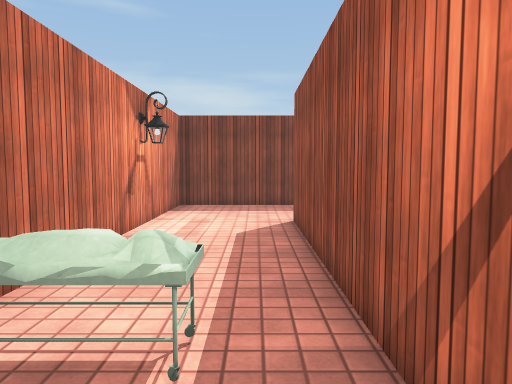
view 1 (above)

16 first-person views from a walk through a scene from a Unity 3-D project. The camera is 1.3 m above the floor, tilts 4° down and sees 70° across. The floor is counted in squares, 1 m on a side. Each view is taken from the middle of a square. On the plan, view 1 faces up. The plan holds only what a view shows up to about 15 squares ahead; the rest is blank. The player character is not drawn. Some surface patterns are stand-ins.

view 2
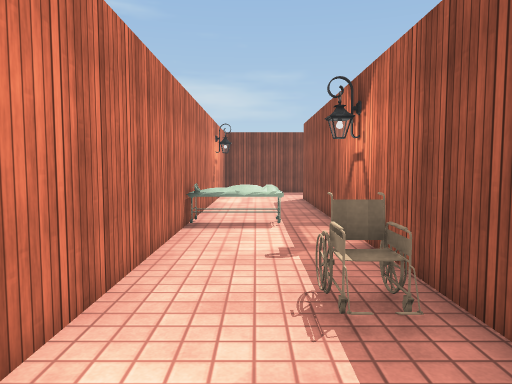

view 3
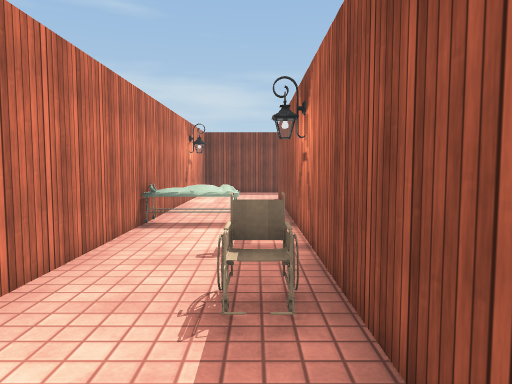

view 4
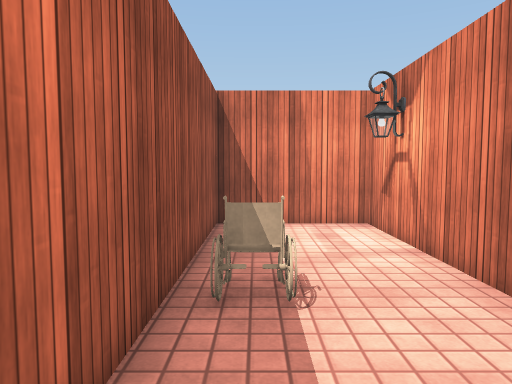

view 5
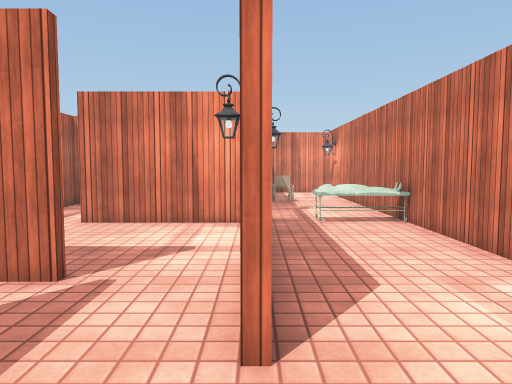

view 6
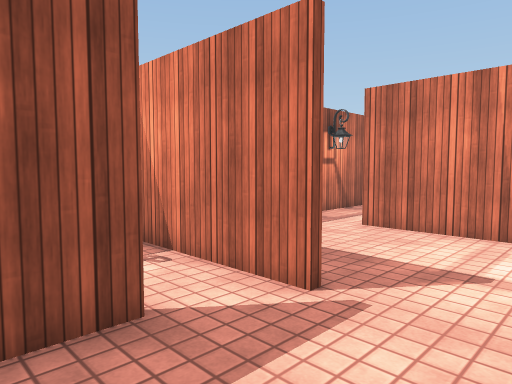

view 7
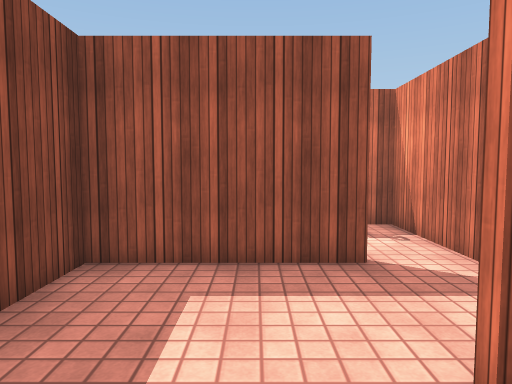

view 8
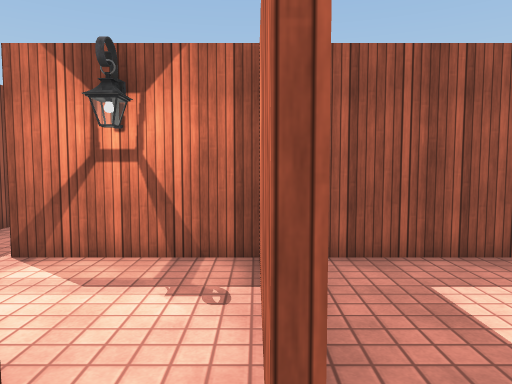

view 9
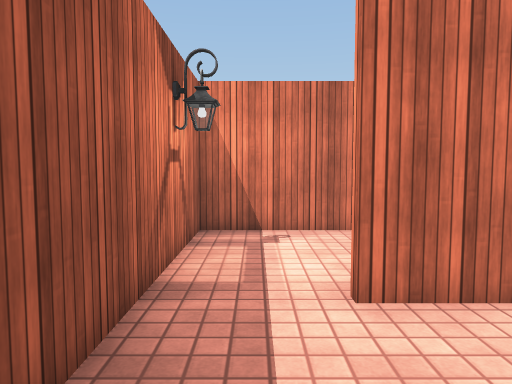

view 10
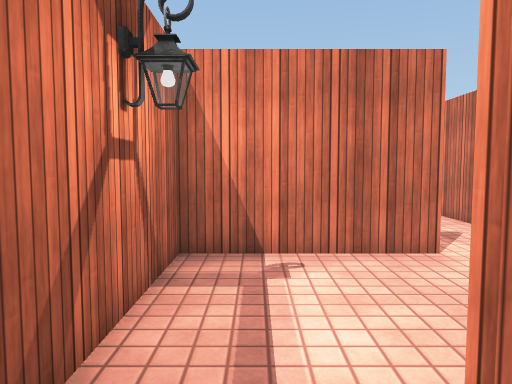

view 11
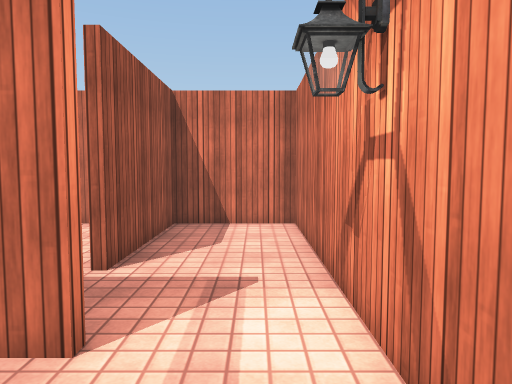

view 12
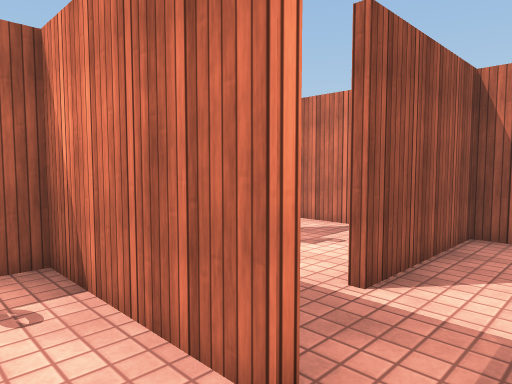

view 13
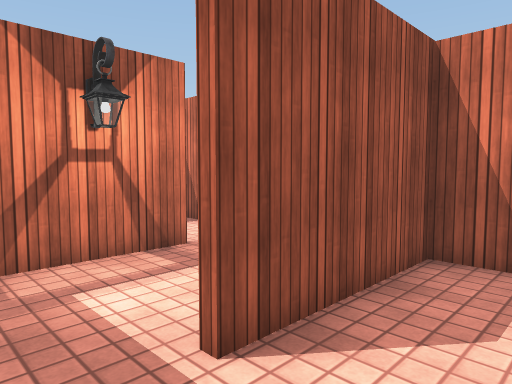

view 14
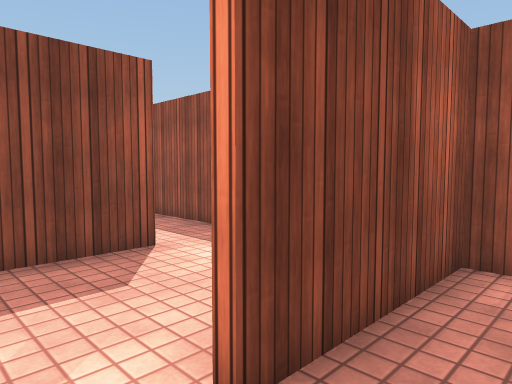

view 15
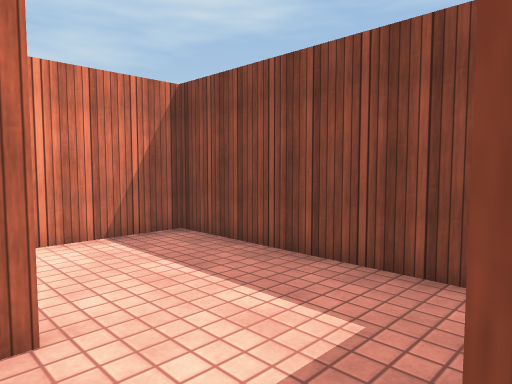

view 16
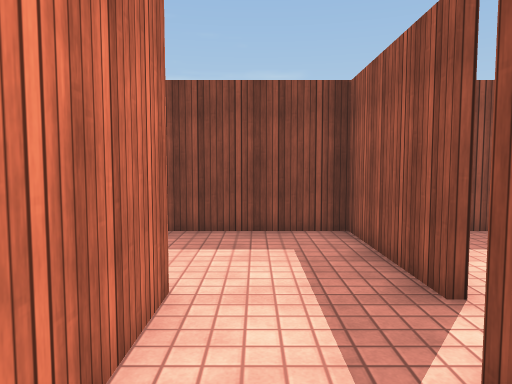

### Floor plan
Ten units are one square. View 1 is at (0, 0); x grows to the right and y downward. Boxes are objects, and circles mark ways between rooms. Rooms are numbered by the first view taken in them; rooms with no view inside come last. Other rooms are left out.
<svg viewBox="-30 -128 113 207">
<path fill="none" stroke="#000" d="M31 -69 46 -69M11 -88 11 -61M39 -84 39 -123 -25 -123 -25 73 9 73M9 74 9 -88M14 -26 51 -26M71 -26 71 -61M31 14 72 14M51 -24 29 -24M11 1 11 16M71 21 71 -26M45 16 32 16M11 16 11 72M9 73 39 73 39 35M71 56 71 36M58 73 78 73M46 -69 71 -69 71 -105M71 36 71 21M72 16 45 16"/>
<rect x="-25" y="-35" width="20" height="20" fill="#bbb"><title>other object</title></rect>
<rect x="-5" y="15" width="10" height="20" fill="#bbb"><title>other object</title></rect>
<circle cx="25" cy="-70" r="3" fill="#2a7"/>
<circle cx="40" cy="-80" r="3" fill="#2a7"/>
<circle cx="60" cy="-20" r="3" fill="#2a7"/>
<circle cx="25" cy="20" r="3" fill="#2a7"/>
<circle cx="40" cy="30" r="3" fill="#2a7"/>
<circle cx="55" cy="45" r="3" fill="#2a7"/>
<text x="0" y="-40">1</text>
<text x="40" y="-50">2</text>
<text x="40" y="0">3</text>
<text x="30" y="40">4</text>
<text x="60" y="50">5</text>
<text x="50" y="-90">6</text>
<text x="50" y="30">7</text>
</svg>
Room 1 opens to room 2. Room 1 opens to room 6. Room 2 opens to room 3. Room 3 opens to room 4. Room 4 opens to room 7. Room 5 opens to room 7.

Where each view was taken, in squares from view 1:
view 1: 0 up, 0 right, facing up
view 2: 6 down, 1 left, facing up
view 3: 6 down, 0 right, facing up
view 4: 1 up, 0 right, facing down
view 5: 11 up, 1 right, facing down
view 6: 10 up, 1 right, facing down-right
view 7: 10 up, 1 left, facing right
view 8: 7 up, 2 right, facing right
view 9: 6 up, 6 right, facing down
view 10: 4 up, 6 right, facing down
view 11: 1 up, 2 right, facing down
view 12: 0 up, 2 right, facing down-right
view 13: 2 down, 2 right, facing down-right
view 14: 3 down, 2 right, facing up-right
view 15: 8 up, 4 right, facing up-left
view 16: 5 up, 2 right, facing up
